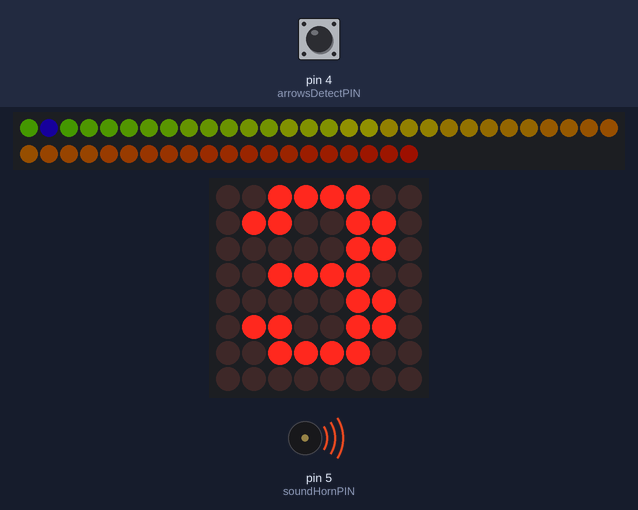
A sketch run on a simulated Arduino Uno, built with avr-gcc and run on an emulated ATmega328P. Parts: 50 RGB LEDs in strip order, left to right, continuing on the next row, 8×8 LED matrix, buzzer (waves = sounding, pin HIGH). The inputs (shaded band) are chosen by the test bench; at power-on: pin 4 (arrowsDetectPIN) HIGH. Dim RGB values are drawn brighter than linear; random numbers use the default seed unless the sketch sets one; what the sketch prints to the serial monitor is not drawn.

Above: at 1.2 s.
1.3 s: pin 4 (arrowsDetectPIN) pulled LOW for 0.15 s
At 1.78 s:
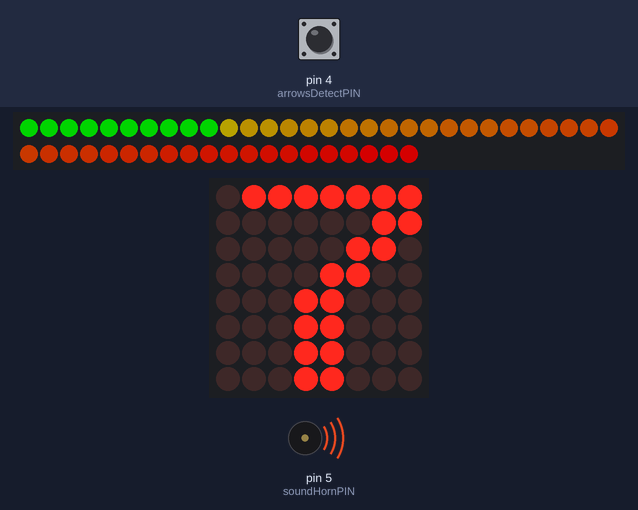
2.0 s: pin 4 (arrowsDetectPIN) pulled LOW for 3.2 s
At 4.4 s:
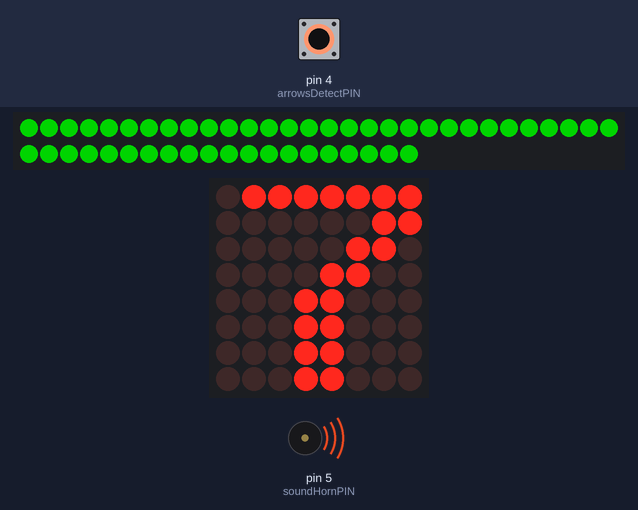
6.7 s: pin 4 (arrowsDetectPIN) pulled LOW for 3.2 s
10.5 s: pin 4 (arrowsDetectPIN) pulled LOW for 1 s
At 11.49 s:
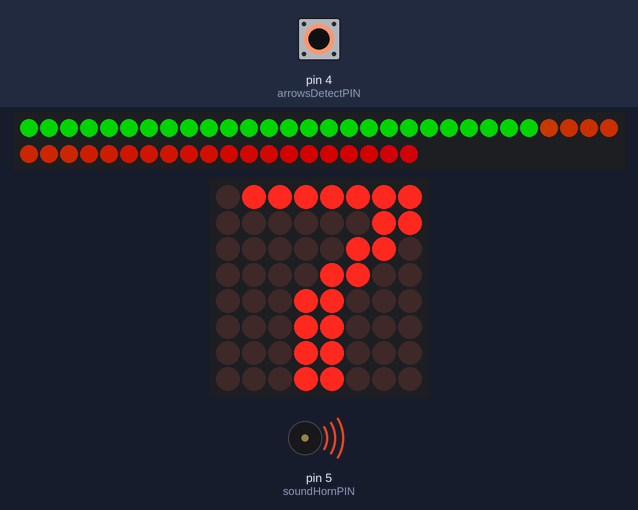
12.1 s: pin 4 (arrowsDetectPIN) pulled LOW for 1 s
13.7 s: pin 4 (arrowsDetectPIN) pulled LOW for 1 s
At 16.42 s:
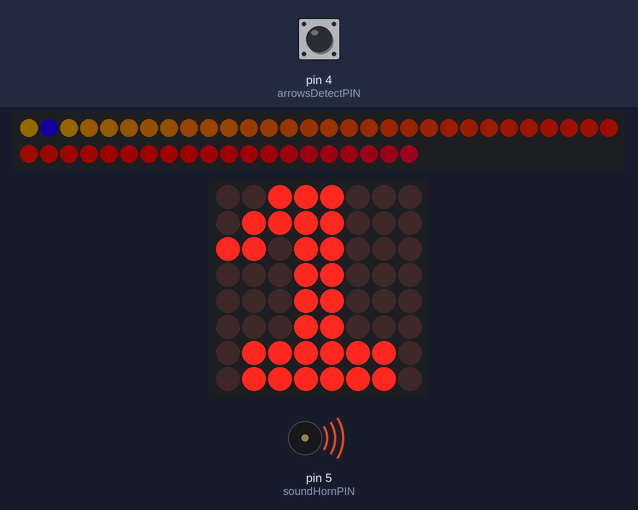
Timing chart, 0 to 17.9 s (numbered marks = the images above; inputs shaded):
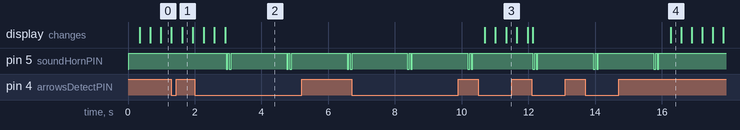

The sketch:

feynman_cube.ino
```cpp
//****************************************************
//**             LHCreate - 2017                    **
//**               Feynman cube                     **
//**   author : Carl - (c)2017                      **
//**   version : 1.0                                **
//**   date : 16/11/2017                            **
//**                                                **
//**   https://github.com/nostradomus/LHCreate-2017 **
//**                                                **
//****************************************************
// v1.0 : original version for the presentation,
//        with minor improvements (repetitive code replaced by functions)
/*
                                  +-----+
     +----[PWR]-------------------| USB |--+
     |                            +-----+  |
     |           GND/RST2  [ ] [ ]         |
     |         MOSI2/SCK2  [ ] [ ]  SCL[ ] |
     |            5V/MISO2 [ ] [ ]  SDA[ ] |
     |                             AREF[ ] |
     |                              GND[ ] |      5V---+\
     | [ ]N/C                    SCK/13[ ] |      GND--+ |8x8 LED dot-matrix
     | [ ]v.ref                 MISO/12[O] |----DIN----+ |display module with
     | [ ]RST                   MOSI/11[O]~|----CLK----+ |MAX7219CNG chip
     | [ ]3V3                        10[O]~|----CS-----+/
     | [ ]5v                          9[ ]~|
     | [ ]GND                         8[ ] |
     | [ ]GND                              |
     | [ ]Vin                         7[ ] |
     |                                6[O]~|-----[470R]---------------NEO-DATA-IN--------
     | [ ]A0                          5[O]~|--------------------------SOUND-HORN-------5V
     | [ ]A1                          4[I] |----->|--------->|--------FeynmanArrows---GND
     | [ ]A2                     INT1/3[ ]~| (2 small-signal, low-drop diodes, integrated in the arrows)
     | [ ]A3                     INT0/2[ ] |
     | [ ]A4      RST SCK MISO     TX>1[ ] |
     | [ ]A5      [ ] [ ] [ ]      RX<0[ ] |
     |  ARDUINO   [ ] [ ] [ ]              |
     |  UNO_R3    GND MOSI 5V  ____________/
      \_______________________/
*/

//***************************************************
//**             library section                   **
//***************************************************
#include <Adafruit_NeoPixel.h>           // library for the WS2812B LED's (https://github.com/adafruit/Adafruit_NeoPixel)
#include "LedControl.h"                  // librariy for the 8x8 LED matrix display (https://github.com/wayoda/LedControl)

//***************************************************
//**            constants section                  **
//***************************************************
#define FWversion "v1.0"
#define arrowsDetectPIN 4                // detection when the two arrows are correctly positioned. PD4, or physical pin 6 on DIL-28 ATmega328
#define soundHornPIN 5                   // sound horn output for correct energy. PD5, or physical pin 11 on DIL-28 ATmega328
#define dataPIN 6                        // output pin for the neopixel dataline. PD6, or physical pin 12 on DIL-28 ATmega328p

//***************************************************
//**         global variables section              **
//***************************************************
LedControl lc = LedControl(12,11,10,1);  // DIN-pin, CLK-pin, CS-pin, number of connected display modules
Adafruit_NeoPixel strip = Adafruit_NeoPixel(50, dataPIN, NEO_GRB + NEO_KHZ800); // # of pixels, data-out pin, LED-type
                                         // update the above number with the correct number of pixels as installed in the exhibit
int starPosition;                        // helper variables for the twinkling star animation
uint16_t jStarAnimation;                 //                       "
uint8_t bStarAnimation;                  //                       "
int sStarAnimation;                      //                       "
int starColor;                           //                       "
uint32_t wheeledStarColor;               //                       "
uint32_t green = strip.Color(0, 255, 0); // color preset for the LED-strip (winning)
unsigned long lastAnimationChange;       // timecounter for the animation when playing
int currentAnimationFrame = 1;           // currently shown frame of the animation
unsigned long lastNumberChange;          // timecounter for the numberspinner-animation when playing
bool LastArrowsConnectedState;           // flag to detect a falling/rising edge on the arrows-circuit
unsigned long arrowsConnectedTimestamp;  // timestamp (in millis) when the ball was detected
int beeps;                               // 'one beep a second'-counter

byte animationFrame1[] =
{
   B00000000,  //
   B00000000,  //
   B00000000,  //
   B00011000,  //   ++
   B00011000,  //   ++
   B00000000,  //
   B00000000,  //
   B00000000   //
};

byte animationFrame2[] =
{
   B00000000,  //
   B00000000,  //
   B00111100,  //  +--+
   B00100100,  //  |  |
   B00100100,  //  |  |
   B00111100,  //  +--+
   B00000000,  //
   B00000000   //
};

byte animationFrame3[] =
{
   B00000000,  //
   B01111110,  // +----+
   B01000010,  // |    |
   B01000010,  // |    |
   B01000010,  // |    |
   B01000010,  // |    |
   B01111110,  // +----+
   B00000000   //
};

byte animationFrame4[] =
{
   B11111111,  //+------+
   B10000001,  //|      |
   B10000001,  //|      |
   B10000001,  //|      |
   B10000001,  //|      |
   B10000001,  //|      |
   B10000001,  //|      |
   B11111111   //+------+
};

byte one[] =
{
   B00111000,
   B01111000,
   B11011000,
   B00011000,
   B00011000,
   B00011000,
   B01111110,
   B01111110
};

byte two[] =
{
   B00111100,
   B01100110,
   B00000110,
   B00001100,
   B00011000,
   B00110000,
   B01111110,
   B01111110
};

byte three[] =
{
   B00111100,
   B01100110,
   B00000110,
   B00111100,
   B00000110,
   B01100110,
   B00111100,
   B00000000
};

byte four[] =
{
   B00001100,
   B00011100,
   B00111100,
   B01101100,
   B11001100,
   B11111111,
   B00001100,
   B00001100
};

byte five[] =
{
   B01111110,
   B01100000,
   B01100000,
   B01111100,
   B00000110,
   B01100110,
   B00111100,
   B00000000
};

byte six[] =
{
   B00111100,
   B01100110,
   B01100000,
   B01111100,
   B01100110,
   B01100110,
   B00111100,
   B00000000
};

byte seven[] =
{
   B01111111,
   B00000011,
   B00000110,
   B00001100,
   B00011000,
   B00011000,
   B00011000,
   B00011000
};

byte eight[] =
{
   B00111100,
   B01100110,
   B01100110,
   B00111100,
   B01100110,
   B01100110,
   B00111100,
   B00000000
};

byte nine[] =
{
   B00111100,
   B01100110,
   B01100110,
   B00111110,
   B00000110,
   B00000110,
   B01100110,
   B00111100,
};

byte zero[] =
{
   B00111100,
   B01111110,
   B01100110,
   B01100110,
   B01100110,
   B01100110,
   B01111110,
   B00111100
};

byte dark[] =
{
   B00000000,
   B00000000,
   B00000000,
   B00000000,
   B00000000,
   B00000000,
   B00000000,
   B00000000
};

byte full[] =
{
   B11111111,
   B11111111,
   B11111111,
   B11111111,
   B11111111,
   B11111111,
   B11111111,
   B11111111
};

//***************************************************
//**               setup section                   **
//***************************************************
void setup() {
  Serial.begin(115200);                        // initialize the serial communication
  Serial.println(".");
  Serial.println("*********************************************************");
  Serial.println("**                   LHCreate - (c)2017                **");
  Serial.println("*                       central cube");
  Serial.println("**    Developed by The Nostradomus Engineering Team    **");
  Serial.println("*");
  Serial.println("*  - Serial communication initialized");
  pinMode(arrowsDetectPIN, INPUT_PULLUP);
  pinMode(soundHornPIN, OUTPUT);
  digitalWrite(soundHornPIN, HIGH);
  Serial.println("*  - Digital inputs configured");
  strip.begin();                              // initialize the LED strip
  strip.setBrightness(32);                    // set the LED-pixel brightness
  strip.show();                               // Initialize all pixels to 'off'
  Serial.println("*  - Led-strip initialised");
  lc.shutdown(0,false);                       // initialise the 8x8 matrix display
  lc.setIntensity(0,1);                       // set initial brightness level
  lc.clearDisplay(0);                         // clear the display
  Serial.println("*  - Code display initialised");
  Serial.print("*  - Controller version    : ");
  Serial.println(ARDUINO);
  Serial.print("*  - Firmware version      : ");
  Serial.println(FWversion);
  Serial.print("*  - CPU frequency         : ");
  Serial.println(F_CPU);
  Serial.println("*");
  Serial.println("**                   Setup completed...                **");
  Serial.println("*********************************************************");
  Serial.println(" ");
}

//***************************************************
//**            main application loop              **
//***************************************************
void loop() {
    bool arrowsConnected = !digitalRead(arrowsDetectPIN);
    // detect rising edges on the arrows circuit, and set flags accordingly
    // the small-signal, low-drop diodes which are integrated in the Feynman arrows
    // will make sure that the player places them in the correct direction,
    // before revealing the secret code on the display
    if (arrowsConnected != LastArrowsConnectedState) {
      if (arrowsConnected == true) {
        arrowsConnectedTimestamp = millis();
        beeps = 0;
      }
    }
    LastArrowsConnectedState = arrowsConnected;

    if (arrowsConnected) {
      //TODO: obtain the code for the on-going game from the central cube
      //      (a random digit has currently been hard-coded for the presentation)
      showBitmap(seven,15);
      // color the wiggly line green (at full power), when the arrows have been fit correctly
      for(uint16_t i=0; i<strip.numPixels(); i++) {
        strip.setPixelColor(i, green);
        strip.setBrightness(128);                       // set the LED-pixel brightness
        strip.show();                                   // Initialize all pixels to 'off'
        delay(30);
      }
      // the soundhorn will beep ten times, when the arrows are connected correctly
      if (((millis() - arrowsConnectedTimestamp) > (beeps * 1000)) and (beeps < 20)) {
        for(int i=0; i<2; i++) {
          digitalWrite(soundHornPIN, LOW);
          delay(50);
          digitalWrite(soundHornPIN, HIGH);
          delay(50);
        }
        beeps++;
      }
    } else {
      // choose on of the two animations below for the 8x8 LED matrix display
      // this anamition will be shown on the display as long as the enigma has not been solved
      numberSpinner();
      //framesAnimation();
      // twinkling star animation for the LED strip
      twinklingStarAnimation();
    }
}

//***************************************************
//** application specific functions and procedures **
//***************************************************

// helper function to send 8 bytes to the display
// each byte contains the info for one row of 8 LEDs
void showBitmap(byte bitmap[], int brightness)
{
  lc.setIntensity(0,brightness);
  for (int i = 0; i < 8; i++)
  {
    lc.setRow(0,i,bitmap[i]);
  }
}

// helper function, to animate the display with expanding/shrinking squares
void framesAnimation()
{
  if ((lastAnimationChange == 0) or ((millis() - lastAnimationChange) >= 600)) {
    switch (currentAnimationFrame) {
      case 1:
        showBitmap(animationFrame1,8);
        break;
      case 2:
        showBitmap(animationFrame2,6);
        break;
      case 3:
        showBitmap(animationFrame3,4);
        break;
      case 4:
        showBitmap(animationFrame4,2);
        break;
      case 5:
        showBitmap(animationFrame3,4);
        break;
      case 6:
        showBitmap(animationFrame2,6);
        break;
    }
    currentAnimationFrame++;
    if (currentAnimationFrame > 6) {
      currentAnimationFrame = 1;
    }
    lastAnimationChange = millis();
  }
}

// helper function, to animate the display with random numbers
void numberSpinner()
{
  if ((lastNumberChange == 0) or ((millis() - lastNumberChange) >= 65)) {
    int randomNumber = random(1, 10);
    switch (randomNumber) {
      case 1:
        showBitmap(one,1);
        break;
      case 2:
        showBitmap(two,1);
        break;
      case 3:
        showBitmap(three,1);
        break;
      case 4:
        showBitmap(four,1);
        break;
      case 5:
        showBitmap(five,1);
        break;
      case 6:
        showBitmap(six,1);
        break;
      case 7:
        showBitmap(seven,1);
        break;
      case 8:
        showBitmap(eight,1);
        break;
      case 9:
        showBitmap(nine,1);
        break;
      case 10:
        showBitmap(zero,1);
        break;
    }
    lastNumberChange = millis();
  }
}

// Helper function for the twinkling star or mutant LED animation
// The "twinkling star" or "mutant LED" function makes one LED pop-up in a fixed color.
// The other LED's will run through the spectrum, untill they find the matching RGB combination.
// Next, another mutant LED, or twinkling star will pop-up as a new challenge...
void twinklingStarAnimation() {
  uint32_t wheeledColor;
   for(uint16_t i=0; i<strip.numPixels(); i++) {
     if (i != starPosition) {
       wheeledColor = Wheel((i+jStarAnimation) & 255);
       strip.setPixelColor(i, wheeledColor);
       } else {
       strip.setPixelColor(starPosition, wheeledStarColor);
       if (wheeledColor == wheeledStarColor) {
         starPosition = random(1, strip.numPixels());
         starColor = random(0, 255);
         wheeledStarColor = Wheel((starPosition+starColor) & 255);
       }
     }
  }
  strip.setBrightness(32);                        // set the LED-pixel brightness
  strip.show();                                   // Initialize all pixels to 'off'
  delay(30);
  if (jStarAnimation < 255) {
    jStarAnimation++;
    } else {
      jStarAnimation = 0;
      if (sStarAnimation == 1) {
        if (bStarAnimation < 255) {bStarAnimation += 42;} else {sStarAnimation = -1;}
      } else if (sStarAnimation == -1) {
        if (bStarAnimation > 45) {bStarAnimation -= 42;} else {sStarAnimation = 1;}
      }
    }
}

// Input a value 0 to 255 to get a color value.
// The colours are transitioning red -> green -> blue -> back to red.
uint32_t Wheel(byte WheelPos) {
  if(WheelPos < 85) {
   return strip.Color(WheelPos * 3, 255 - WheelPos * 3, 0);
  } else if(WheelPos < 170) {
   WheelPos -= 85;
   return strip.Color(255 - WheelPos * 3, 0, WheelPos * 3);
  } else {
   WheelPos -= 170;
   return strip.Color(0, WheelPos * 3, 255 - WheelPos * 3);
  }
}
```

Measured:
- by itself, pin 5 (soundHornPIN): repeats every 1.8 s: HIGH 0.05 s, LOW 0.05 s, HIGH 1.7 s, LOW 0.05 s
